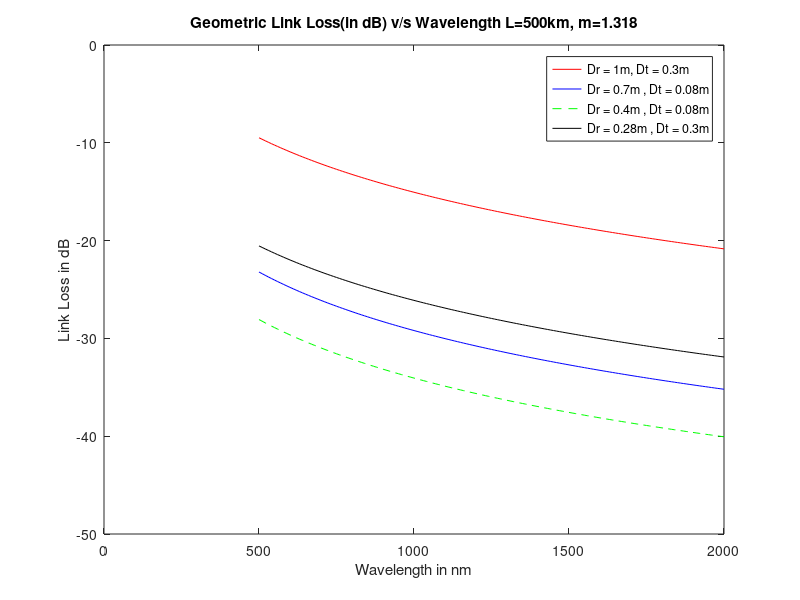

Here is the MATLAB script that generated this plot:
%Geometric Loss
%Graph 3 - Geometric Link Loss(in dB) v/s Wavelength
%Case 1 - Dr = 1m, Dt = 0.3m , m=1.318, L=500km
Dr = 1;
Dt = 0.3;
lambda = [500:10:2000];
L=500;
m=1.318;
Gl = 20*log10((Dr*Dt)./(Dt^2 + 2.44.*m.*L.*10^3.*lambda.*10^-9));
plot(lambda,Gl,'r');
hold on
%Case 2 - Dr = 0.7m , Dt = 0.08m, m=1.318 , L = 500km
Dr = 0.7;
Dt = 0.08;
m=1.318;
lambda = [500:10:2000];
L1 = 500;
Gl1 = 20*log10((Dr*Dt)./(Dt^2 + 2.44.*m.*L1.*10^3.*lambda.*10^-9));
plot(lambda,Gl1,'b');
%Case 3 - Dr = 0.4m , Dt = 0.08m, m=1.318 , L=500km
Dr = 0.4;
Dt = 0.08;
m=1.318;
lambda = [500:10:2000];
L2 = 500;
Gl2 = 20*log10((Dr*Dt)./(Dt^2 + 2.44.*m.*L2.*10^3.*lambda.*10^-9));
plot(lambda,Gl2,'g--');

%Case 4 - Dr = 0.28m , Dt = 0.3m, m=1.318 , L=500km
Dr = 0.28;
Dt = 0.3;
m=1.318;
lambda = [500:10:2000];
L3 = 500;
Gl3 = 20*log10((Dr*Dt)./(Dt^2 + 2.44.*m.*L3*10^3.*lambda.*10^-9));
plot(lambda,Gl3,'black');
legend('Dr = 1m, Dt = 0.3m','Dr = 0.7m , Dt = 0.08m','Dr = 0.4m , Dt = 0.08m','Dr = 0.28m , Dt = 0.3m');
xlabel('Wavelength in nm');
ylabel('Link Loss in dB');
title(["Geometric Link Loss(in dB) v/s Wavelength ","L=500km, m=1.318"]);

hold off
